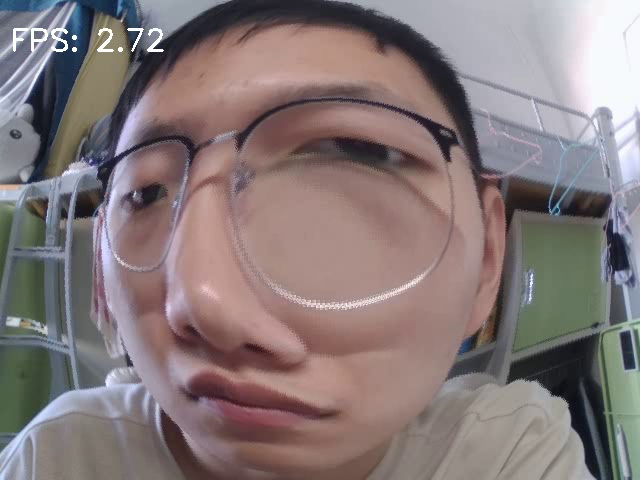
//> input picture frame 26 of E2/haha.mp4, 640 x 480 px, given in place of the camera
$ ./haha   (built with g++ and OpenCV 4)
//> lines starting //> are read from the running program, lines starting //| are printed output that depends on the picture; after the words box and inside, x2 and y2 are one past the last pixel; in counts of white or black regions, pixels touching at a corner belong together
#include <iostream>
#include <opencv2/opencv.hpp>

void transform(const cv::Mat& input, cv::Mat& output, int x, int y, int width, int height)
{
    float cx = width / 2.0; // 中心点
    float cy = height / 2.0;
    float r = 300; // 镜半径
    // 计算原图像位置
    float d = sqrt((x-cx)*(x-cx) + (y-cy)*(y-cy));
    if(d>r){ // 不在范围内
        output.at<cv::Vec3b>(y,x) = input.at<cv::Vec3b>(y,x);
    }else{
        // 双线性插值
        float ox = (x-cx) * d/r + cx;
        float oy = (y-cy) * d/r + cy;
        float dx = ox - floor(ox);
        float dy = oy - floor(oy);
        for(int i=0;i<3;++i){
            float h1 = input.at<cv::Vec3b>(floor(oy), floor(ox))[i] + dx * (input.at<cv::Vec3b>(floor(oy) + 1, floor(ox))[i] - input.at<cv::Vec3b>(floor(oy), floor(ox))[i]);
            float h2 = input.at<cv::Vec3b>(floor(oy), floor(ox) + 1)[i] + dx * (input.at<cv::Vec3b>(floor(oy) + 1, floor(ox) + 1)[i] - input.at<cv::Vec3b>(floor(oy), floor(ox) + 1)[i]);
            float h = h1 + dy * (h2 - h1);
            output.at<cv::Vec3b>(y, x)[i] = h;
        }
    }
}

int main()
{
    cv::VideoCapture cap(0); // 打开默认摄像头
    if (!cap.isOpened()) {
        std::cerr << "error: fail to open the camera\n";
        return 1;
    }

    int width = cap.get(cv::CAP_PROP_FRAME_WIDTH);
    int height = cap.get(cv::CAP_PROP_FRAME_HEIGHT);

    cv::VideoWriter writer;
    writer.open("haha.mp4", cv::VideoWriter::fourcc('X', 'V', 'I', 'D'), 30, cv::Size(width, height), true);

    cv::Mat frame, output;
    double fps = cap.get(cv::CAP_PROP_FPS);
    double start = (double)cv::getTickCount();
    int frames = 0;

    while (1) {
        cap >> frame; // 获取一帧图像
//> frame is the input picture: 480 rows x 640 cols, CV_8UC3; mean B, G, R 121.3, 121, 133.9
        if (frame.empty()) {
            break;
        }

        // 输出图像
        output = cv::Mat(frame.size(), frame.type());

        for (int y = 0; y < height; ++y) {
            for (int x = 0; x < width; ++x) {
                transform(frame, output, x, y, width, height); // 计算原像素位置并做双线性插值
            }
        }
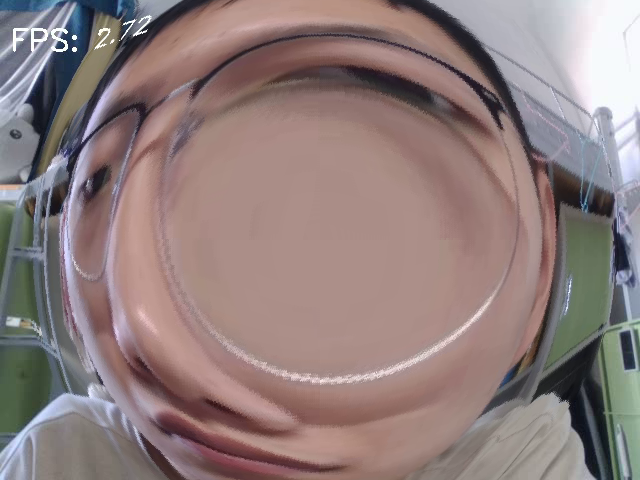
//> output: 480 rows x 640 cols, CV_8UC3; mean B, G, R 124.7, 125.8, 143.6

        frames++;
        double end = (double)cv::getTickCount();
        if ((end - start) / cv::getTickFrequency() > 1) { // 每过一秒计算一次
            fps = frames / ((end - start) / cv::getTickFrequency());
            start = end;
            frames = 0;
        }

        // 显示帧率
        cv::putText(output, cv::format("FPS: %.2f", fps), cv::Point(10, 50), cv::FONT_HERSHEY_SIMPLEX, 1, cv::Scalar(255, 255, 255), 2);
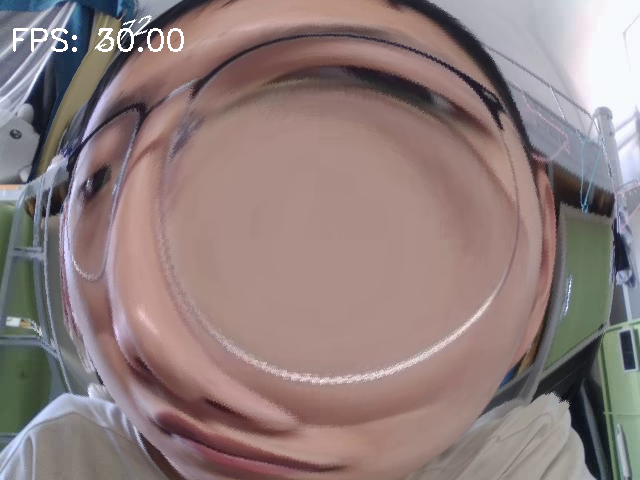
//> output: 480 rows x 640 cols, CV_8UC3; 0.38% of pixels changed, all inside (x1, y1, x2, y2) = (13, 28, 184, 52)

        writer << output;

        cv::imshow("output", output);

        if (cv::waitKey(1) >= 0)
//> the Esc key is pressed
            break;
    }

    // 释放资源
    cap.release();
    writer.release();
    cv::destroyAllWindows();

    return 0;
}

$ run again, starting later in the video
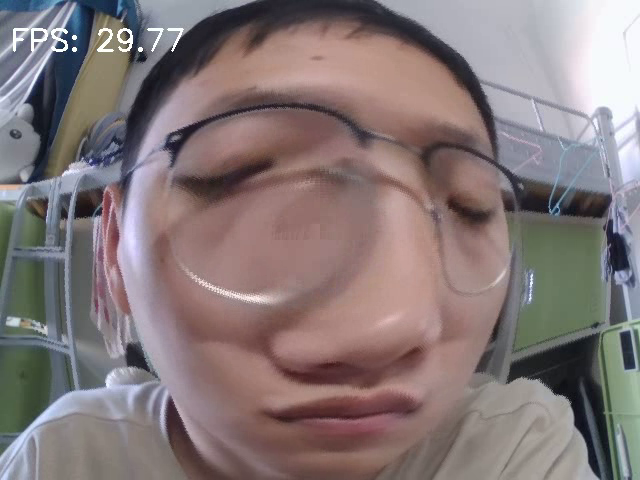
//> input picture frame 119 of E2/haha.mp4, 640 x 480 px, given in place of the camera
//> frame is the input picture: 480 rows x 640 cols, CV_8UC3; mean B, G, R 120.6, 120.1, 133.2
//> after the loop `for (int y = 0; y < height; ++y)`:
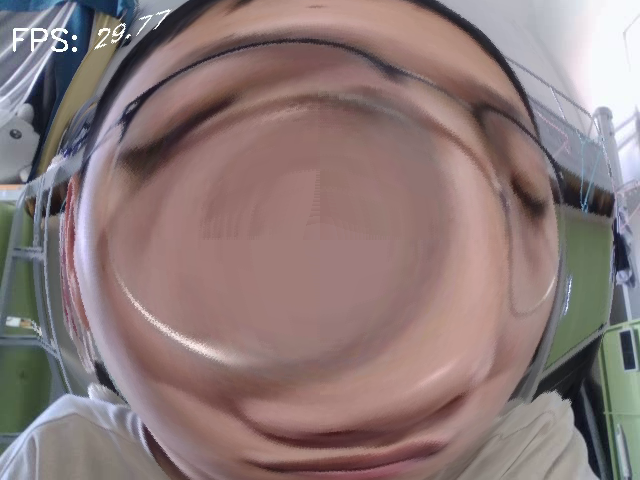
//> output: 480 rows x 640 cols, CV_8UC3; mean B, G, R 120.9, 121.4, 140.1
//> `cv::putText(output, cv::format("FPS: %.2f", fps), cv::Point(10, 50), c..`:
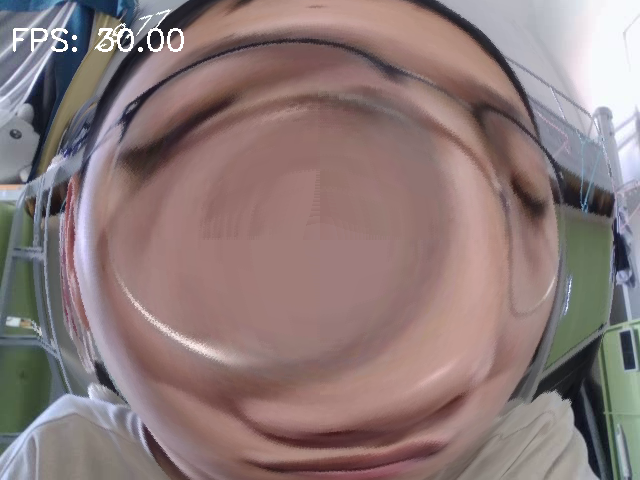
//> output: 480 rows x 640 cols, CV_8UC3; 0.38% of pixels changed, all inside (x1, y1, x2, y2) = (13, 28, 184, 52)

$ run again, starting later in the video
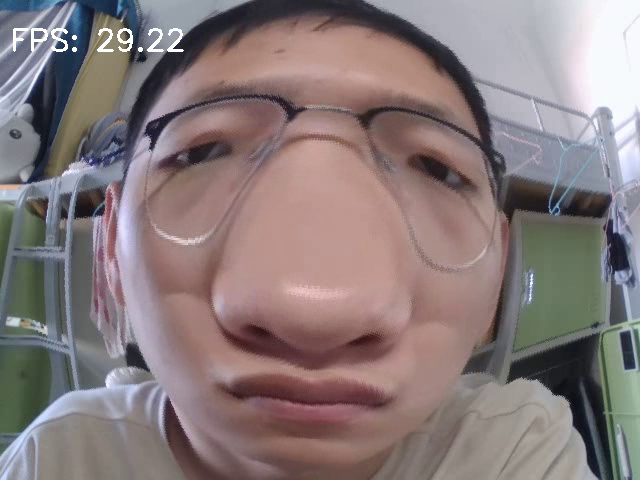
//> input picture frame 212 of E2/haha.mp4, 640 x 480 px, given in place of the camera
//> frame is the input picture: 480 rows x 640 cols, CV_8UC3; mean B, G, R 123, 122.6, 136.2
//> after the loop `for (int y = 0; y < height; ++y)`:
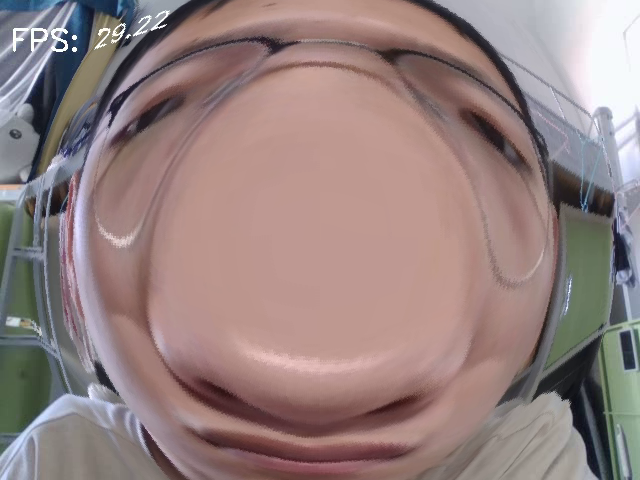
//> output: 480 rows x 640 cols, CV_8UC3; mean B, G, R 128, 129.2, 149.3
//> `cv::putText(output, cv::format("FPS: %.2f", fps), cv::Point(10, 50), c..`:
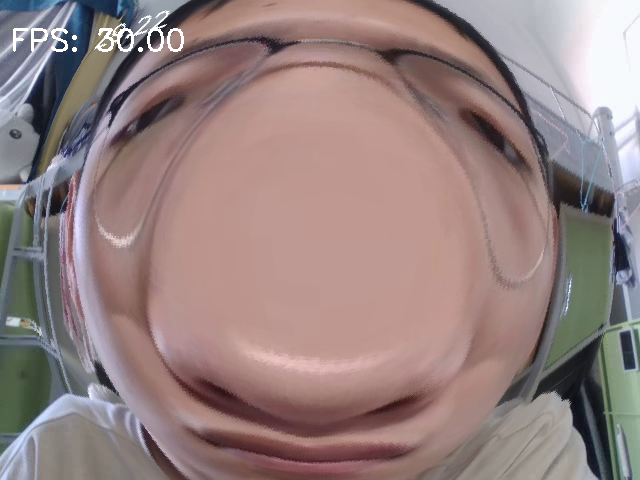
//> output: 480 rows x 640 cols, CV_8UC3; 0.38% of pixels changed, all inside (x1, y1, x2, y2) = (13, 28, 184, 52)
